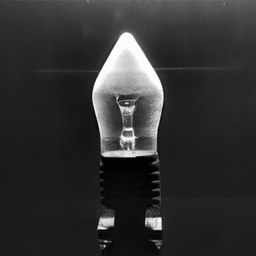
#> input picture computer-vision/script/grayscale_1.png, 256 x 256 px, shrunk from 1024 x 1024 before the run
$ jupyter execute bordas.ipynb
#> lines starting #> are read from the running program, lines starting #| are printed output that depends on the picture; after the words box and inside, x2 and y2 are one past the last pixel; in counts of white or black regions, pixels touching at a corner belong together
[cell 1]
import cv2
import numpy as np
import matplotlib.pyplot as plt

[cell 2]
def gaussian_filter(size, sigma):
    filter = np.zeros((size, size))
    center = size // 2
    sum = 0
    for i in range(size):
        for j in range(size):
            filter[i,j] = np.exp(-((i-center)**2 + (j-center)**2)/(2*sigma**2))
            sum += filter[i,j]
    filter /= sum
    return filter

[cell 3]
def convolve(image, kernel):
    m, _ = kernel.shape
    y, x = image.shape
    y = y - m + 1
    x = x - m + 1
    filtered_image = np.zeros((y,x))
    for i in range(y):
        for j in range(x):
            filtered_image[i][j] = np.sum(image[i:i+m, j:j+m]*kernel)
    return filtered_image

[cell 4]
def apply_gaussian_filter(image, size, sigma):
    kernel = gaussian_filter(size, sigma)
    return convolve(image, kernel)

[cell 5]
def calculate_gradient(image):
    sobel_x = np.array([[-1, 0, 1],
                        [-2, 0, 2],
                        [-1, 0, 1]])

    sobel_y = np.array([[-1, -2, -1],
                        [0, 0, 0],
                        [1, 2, 1]])

    grad_x = convolve(image, sobel_x)
    grad_y = convolve(image, sobel_y)

    magnitude = np.sqrt(grad_x**2 + grad_y**2)
    direction = np.arctan2(grad_y, grad_x)

    return magnitude, direction

[cell 6]
def non_max_suppression(gradient_magnitude, gradient_direction):
    angle_quantization = np.round(gradient_direction / (np.pi/4)) % 4
    M, N = gradient_magnitude.shape
    non_max_suppressed = np.zeros((M,N), dtype=np.int32)

    for i in range(1, M-1):
        for j in range(1, N-1):
            direction = angle_quantization[i, j]
            if direction == 0:
                before_pixel = gradient_magnitude[i, j-1]
                after_pixel = gradient_magnitude[i, j+1]
            elif direction == 1:
                before_pixel = gradient_magnitude[i-1, j+1]
                after_pixel = gradient_magnitude[i+1, j-1]
            elif direction == 2:
                before_pixel = gradient_magnitude[i-1, j]
                after_pixel = gradient_magnitude[i+1, j]
            elif direction == 3:
                before_pixel = gradient_magnitude[i-1, j-1]
                after_pixel = gradient_magnitude[i+1, j+1]

            if gradient_magnitude[i,j] >= before_pixel and gradient_magnitude[i,j] >= after_pixel:
                non_max_suppressed[i,j] = gradient_magnitude[i,j]

    return non_max_suppressed

[cell 7]
def double_thresholding(image, low_threshold_ratio=0.05, high_threshold_ratio=0.09):
    low_threshold = np.max(image) * low_threshold_ratio
    high_threshold = np.max(image) * high_threshold_ratio
    M, N = image.shape

    edges = np.zeros((M,N), dtype=np.int32)
    strong_edges_i, strong_edges_j = np.where(image >= high_threshold)
    edges[strong_edges_i, strong_edges_j] = 255

    weak_edges_i, weak_edges_j = np.where((image >= low_threshold) & (image < high_threshold))
    edges[weak_edges_i, weak_edges_j] = 50

    for i in range(1, M-1):
        for j in range(1, N-1):
            if edges[i,j] == 50:
                if np.max(edges[i-1:i+2, j-1:j+2]) == 255:
                    edges[i,j] = 255
                else:
                    edges[i,j] = 0

    weak_edges_i, weak_edges_j = np.where(edges == 50)
    edges[weak_edges_i, weak_edges_j] = 0

    return edges

[cell 8]
def apply_canny_edge_detection(image, low_threshold, high_threshold):
    filtered_image = apply_gaussian_filter(image, size=5, sigma=1.4)
    gradient_magnitude, gradient_direction = calculate_gradient(filtered_image)
    suppressed_image = non_max_suppression(gradient_magnitude, gradient_direction)
    edges = double_thresholding(suppressed_image, low_threshold, high_threshold)

    _, (ax1, ax2) = plt.subplots(ncols=2, figsize=(10, 5))
    ax1.imshow(image, cmap='gray')
    ax1.set_title('Imagem Original')
    ax1.axis('off')
    ax2.imshow(edges, cmap='gray')
    ax2.set_title('Bordas de Canny')
    ax2.axis('off')
    plt.savefig('canny.png', bbox_inches='tight')
    plt.show()

    return edges

[cell 9]
apply_canny_edge_detection(cv2.imread('grayscale_1.png', cv2.IMREAD_GRAYSCALE), 0.09, 0.13)
#> in gaussian_filter, `filter = np.zeros((size, size))`: filter = [[0, 0, 0, 0, 0], [0, 0, 0, 0, 0], [0, 0, 0, 0, 0], [0, 0, 0, 0, 0], [0, 0, 0, 0, 0]]
#> after the loop in gaussian_filter, `for i in range(size):`: filter = [[0.13, 0.279, 0.36, 0.279, 0.13], [0.279, 0.6, 0.775, 0.6, 0.279], [0.36, 0.775, 1, 0.775, 0.36], [0.279, 0.6, 0.775, 0.6, 0.279], [0.13, 0.279, 0.36, 0.279, 0.13]]; sum = 10.7
#> in gaussian_filter, `filter /= sum`: filter = [[0.0121, 0.0261, 0.0337, 0.0261, 0.0121], [0.0261, 0.0561, 0.0724, 0.0561, 0.0261], [0.0337, 0.0724, 0.0935, 0.0724, 0.0337], [0.0261, 0.0561, 0.0724, 0.0561, 0.0261], [0.0121, 0.0261, 0.0337, 0.0261, 0.0121]]
#> in apply_gaussian_filter, `kernel = gaussian_filter(size, sigma)`: kernel has the same summary as filter in gaussian_filter
#> in apply_canny_edge_detection, image is the input picture: shape (256, 256); min 0, max 255, mean 49.1
#> in calculate_gradient, `magnitude = np.sqrt(grad_x**2 + grad_y**2)`:
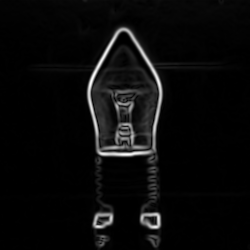
#> magnitude: shape (250, 250) float64; min 0.00869, max 487.8, mean 21; drawn with min black and max white
#> in calculate_gradient, `direction = np.arctan2(grad_y, grad_x)`:
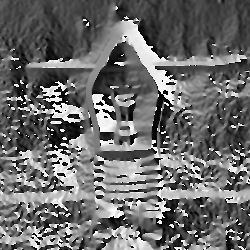
#> direction: shape (250, 250) float64; min -3.14, max 3.14, mean -0.489; drawn with min black and max white
#> in non_max_suppression, `angle_quantization = np.round(gradient_direction / (np.pi/4)) % 4`:
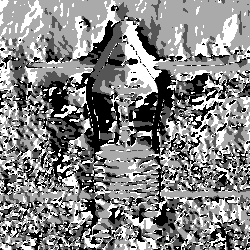
#> angle_quantization: shape (250, 250) float64; min 0, max 3, mean 1.58; drawn with min black and max white
#> after the loop in non_max_suppression, `for i in range(1, M-1):`:
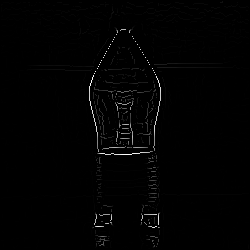
#> non_max_suppressed: shape (250, 250) int32; min 0, max 487, mean 4.6; drawn with min black and max white
#> in double_thresholding, `low_threshold = np.max(image) * low_threshold_ratio`: low_threshold = 43.83
#> in double_thresholding, `high_threshold = np.max(image) * high_threshold_ratio`: high_threshold = 63.31
#> in double_thresholding, `strong_edges_i, strong_edges_j = np.where(image >= high_threshold)`: strong_edges_i = 1107 values from 29 to 246; strong_edges_j = 1107 values, max 160 at index 112, min 89 at index 106, mean 126.2
#> in double_thresholding, `weak_edges_i, weak_edges_j = np.where((image >= low_threshold) & (imag..`: weak_edges_i = 223 values from 28 to 245; weak_edges_j = 223 values, max 177 at index 34, min 92 at index 212, mean 129.4
#> after the loop in double_thresholding, `for i in range(1, M-1):`:
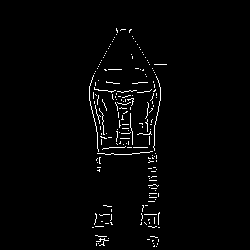
#> edges: shape (250, 250) int32; 1.9% white in thin lines or dots, all inside (x1, y1, x2, y2) = (89, 28, 167, 247)

[cell 10]
def sobel_detector(image):
    sobel_x = np.array([[-1, 0, 1],
                        [-2, 0, 2],
                        [-1, 0, 1]])
    sobel_y = np.array([[-1, -2, -1],
                        [0, 0, 0],
                        [1, 2, 1]])

    gradient_x = convolve(image, sobel_x)
    gradient_y = convolve(image, sobel_y)

    gradient_magnitude = np.sqrt(np.square(gradient_x) + np.square(gradient_y))
    gradient_magnitude *= 255.0 / np.max(gradient_magnitude)

    gradient_image = gradient_magnitude.astype(np.uint8)

    _, (ax1, ax2) = plt.subplots(ncols=2, figsize=(10, 5))
    ax1.imshow(image, cmap='gray')
    ax1.set_title('Imagem Original')
    ax1.axis('off')
    ax2.imshow(gradient_image, cmap='gray')
    ax2.set_title('Bordas de Sobel')
    ax2.axis('off')
    plt.savefig('sobel.png', bbox_inches='tight')
    plt.show()

    return gradient_image

[cell 11]
sobel_detector(cv2.imread('grayscale_1.png', cv2.IMREAD_GRAYSCALE))
#> in sobel_detector, `sobel_x = np.array([[-1, 0, 1], [-2, 0, 2], [-1, 0, 1]])`: sobel_x = [[-1, 0, 1], [-2, 0, 2], [-1, 0, 1]]
#> after the loop in convolve (call 4), `for i in range(y):`:
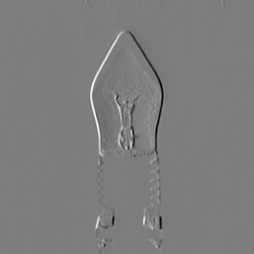
#> filtered_image: shape (254, 254) float64; min -897, max 931, mean 0.3; drawn with min black and max white
#> after the loop in convolve (call 5), `for i in range(y):`:
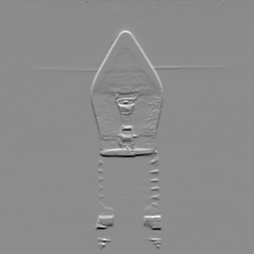
#> filtered_image: shape (254, 254) float64; min -956, max 776, mean -2; drawn with min black and max white
#> in sobel_detector, `gradient_magnitude = np.sqrt(np.square(gradient_x) + np.square(gradien..`:
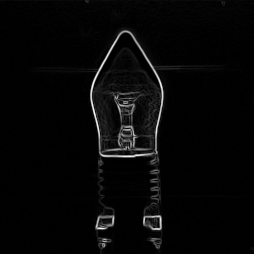
#> gradient_magnitude: shape (254, 254) float64; min 0, max 956.8, mean 26.8; drawn with min black and max white

[cell 12]
import numpy as np
import matplotlib.pyplot as plt

def frei_chen_detector(image):
    masks = [np.array([[1, np.sqrt(2), 1],
                       [0, 0, 0],
                       [-1, -np.sqrt(2), -1]]),
             np.array([[-1, 0, 1],
                       [-np.sqrt(2), 0, np.sqrt(2)],
                       [-1, 0, 1]]),
             np.array([[-1, -np.sqrt(2), -1],
                       [0, 0, 0],
                       [1, np.sqrt(2), 1]]),
             np.array([[1, 0, -1],
                       [np.sqrt(2), 0, -np.sqrt(2)],
                       [1, 0, -1]]),
             np.array([[0, 1, np.sqrt(2)],
                       [-1, 0, 1],
                       [-np.sqrt(2), -1, 0]]),
             np.array([[-np.sqrt(2), -1, 0],
                       [1, 0, -1],
                       [0, 1, np.sqrt(2)]]),
             np.array([[0, -1, -np.sqrt(2)],
                       [1, 0, -1],
                       [np.sqrt(2), 1, 0]]),
             np.array([[np.sqrt(2), 1, 0],
                       [-1, 0, -1],
                       [0, -1, -np.sqrt(2)]])
            ]
    gradient_magnitudes = []

    for mask in masks:
        gradient_magnitude = np.abs(convolve(image, mask))
        gradient_magnitudes.append(gradient_magnitude)

    min_gradient_magnitudes = np.min(gradient_magnitudes, axis=0)
    normalized_gradients = min_gradient_magnitudes / np.max(min_gradient_magnitudes)

    _, (ax1, ax2) = plt.subplots(ncols=2, figsize=(10, 5))
    ax1.imshow(image, cmap='gray')
    ax1.set_title('Imagem Original')
    ax1.axis('off')
    ax2.imshow(normalized_gradients, cmap='gray')
    ax2.set_title('Bordas de Frei-Chen')
    ax2.axis('off')
    plt.savefig('frei_chen.png', bbox_inches='tight')
    plt.show()

    return normalized_gradients

[cell 13]
frei_chen_detector(cv2.imread('grayscale_1.png', cv2.IMREAD_GRAYSCALE))
#> the loop in frei_chen_detector, `for mask in masks:` made 8 passes
#> mask on passes 1 to 8: [[1, 1.41, 1], [0, 0, 0], [-1, -1.41, -1]], [[-1, 0, 1], [-1.41, 0, 1.41], [-1, 0, 1]], [[-1, -1.41, -1], [0, 0, 0], [1, 1.41, 1]], [[1, 0, -1], [1.41, 0, -1.41], [1, 0, -1]], [[0, 1, 1.41], [-1, 0, 1], [-1.41, -1, 0]], [[-1.41, -1, 0], [1, 0, -1], [0, 1, 1.41]], [[0, -1, -1.41], [1, 0, -1], [1.41, 1, 0]], [[1.41, 1, 0], [-1, 0, -1], [0, -1, -1.41]]
#> pass 1, in frei_chen_detector, `gradient_magnitude = np.abs(convolve(image, mask))`:
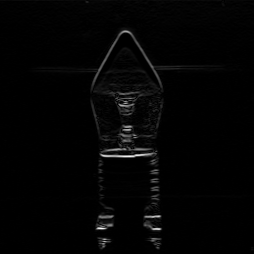
#> gradient_magnitude: shape (254, 254) float64; min 0, max 815.4, mean 13.6; drawn with min black and max white
#> after the loop in frei_chen_detector, `for mask in masks:`: gradient_magnitudes = 8 items
#> in frei_chen_detector, `min_gradient_magnitudes = np.min(gradient_magnitudes, axis=0)`:
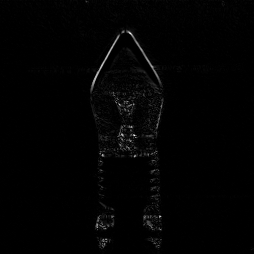
#> min_gradient_magnitudes: shape (254, 254) float64; min 0, max 325.7, mean 4; drawn with min black and max white

$ run again, with computer-vision/script/grayscale_2.png copied over computer-vision/script/grayscale_1.png
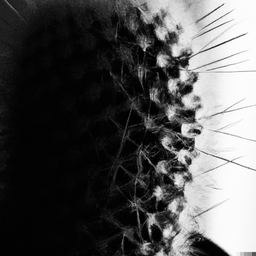
#> input picture computer-vision/script/grayscale_2.png, 256 x 256 px, shrunk from 1024 x 1024 before the run
#> in gaussian_filter, `filter = np.zeros((size, size))`: filter = [[0, 0, 0, 0, 0], [0, 0, 0, 0, 0], [0, 0, 0, 0, 0], [0, 0, 0, 0, 0], [0, 0, 0, 0, 0]]
#> after the loop in gaussian_filter, `for i in range(size):`: filter = [[0.13, 0.279, 0.36, 0.279, 0.13], [0.279, 0.6, 0.775, 0.6, 0.279], [0.36, 0.775, 1, 0.775, 0.36], [0.279, 0.6, 0.775, 0.6, 0.279], [0.13, 0.279, 0.36, 0.279, 0.13]]; sum = 10.7
#> in gaussian_filter, `filter /= sum`: filter = [[0.0121, 0.0261, 0.0337, 0.0261, 0.0121], [0.0261, 0.0561, 0.0724, 0.0561, 0.0261], [0.0337, 0.0724, 0.0935, 0.0724, 0.0337], [0.0261, 0.0561, 0.0724, 0.0561, 0.0261], [0.0121, 0.0261, 0.0337, 0.0261, 0.0121]]
#> kernel has the same summary as filter in gaussian_filter
#> in apply_canny_edge_detection, image is the input picture: shape (256, 256); min 0, max 255, mean 81
#> low_threshold = 43.65
#> high_threshold = 63.05
#> strong_edges_i = 2782 values from 1 to 248; strong_edges_j = 2782 values, max 248 at index 817, min 3 at index 0, mean 171.7
#> in double_thresholding, `weak_edges_i, weak_edges_j = np.where((image >= low_threshold) & (imag..`: weak_edges_i = 662 values from 1 to 248; weak_edges_j = 662 values, max 248 at index 328, min 95 at index 51, mean 164.6
#> after the loop in double_thresholding, `for i in range(1, M-1):`:
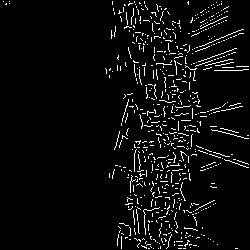
#> edges: shape (250, 250) int32; 4.9% white in thin lines or dots
#> sobel_x = [[-1, 0, 1], [-2, 0, 2], [-1, 0, 1]]
#> the loop in frei_chen_detector, `for mask in masks:` made 8 passes
#> mask on passes 1 to 8: [[1, 1.41, 1], [0, 0, 0], [-1, -1.41, -1]], [[-1, 0, 1], [-1.41, 0, 1.41], [-1, 0, 1]], [[-1, -1.41, -1], [0, 0, 0], [1, 1.41, 1]], [[1, 0, -1], [1.41, 0, -1.41], [1, 0, -1]], [[0, 1, 1.41], [-1, 0, 1], [-1.41, -1, 0]], [[-1.41, -1, 0], [1, 0, -1], [0, 1, 1.41]], [[0, -1, -1.41], [1, 0, -1], [1.41, 1, 0]], [[1.41, 1, 0], [-1, 0, -1], [0, -1, -1.41]]
#> after the loop in frei_chen_detector, `for mask in masks:`: gradient_magnitudes = 8 items
#> in frei_chen_detector, `min_gradient_magnitudes = np.min(gradient_magnitudes, axis=0)`:
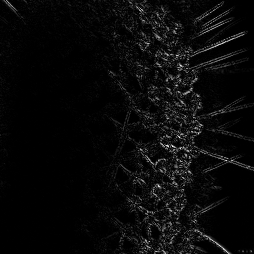
#> min_gradient_magnitudes: shape (254, 254) float64; min 0, max 261.9, mean 10; drawn with min black and max white

$ run again, with computer-vision/script/grayscale_3.png copied over computer-vision/script/grayscale_1.png
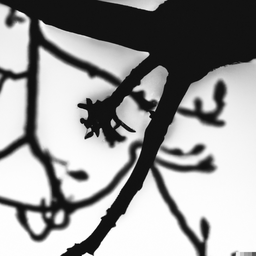
#> input picture computer-vision/script/grayscale_3.png, 256 x 256 px, shrunk from 1024 x 1024 before the run
#> in gaussian_filter, `filter = np.zeros((size, size))`: filter = [[0, 0, 0, 0, 0], [0, 0, 0, 0, 0], [0, 0, 0, 0, 0], [0, 0, 0, 0, 0], [0, 0, 0, 0, 0]]
#> after the loop in gaussian_filter, `for i in range(size):`: filter = [[0.13, 0.279, 0.36, 0.279, 0.13], [0.279, 0.6, 0.775, 0.6, 0.279], [0.36, 0.775, 1, 0.775, 0.36], [0.279, 0.6, 0.775, 0.6, 0.279], [0.13, 0.279, 0.36, 0.279, 0.13]]; sum = 10.7
#> in gaussian_filter, `filter /= sum`: filter = [[0.0121, 0.0261, 0.0337, 0.0261, 0.0121], [0.0261, 0.0561, 0.0724, 0.0561, 0.0261], [0.0337, 0.0724, 0.0935, 0.0724, 0.0337], [0.0261, 0.0561, 0.0724, 0.0561, 0.0261], [0.0121, 0.0261, 0.0337, 0.0261, 0.0121]]
#> kernel has the same summary as filter in gaussian_filter
#> in apply_canny_edge_detection, image is the input picture: shape (256, 256); min 0, max 255, mean 152.1
#> low_threshold = 47.79
#> high_threshold = 69.03
#> strong_edges_i = 2540 values from 1 to 248; strong_edges_j = 2540 values, max 246 at index 351, min 1 at index 6, mean 105.9
#> in double_thresholding, `weak_edges_i, weak_edges_j = np.where((image >= low_threshold) & (imag..`: weak_edges_i = 92 values from 15 to 248; weak_edges_j = 92 values, max 236 at index 91, min 1 at index 2, mean 119.1
#> sobel_x = [[-1, 0, 1], [-2, 0, 2], [-1, 0, 1]]
#> the loop in frei_chen_detector, `for mask in masks:` made 8 passes
#> mask on passes 1 to 8: [[1, 1.41, 1], [0, 0, 0], [-1, -1.41, -1]], [[-1, 0, 1], [-1.41, 0, 1.41], [-1, 0, 1]], [[-1, -1.41, -1], [0, 0, 0], [1, 1.41, 1]], [[1, 0, -1], [1.41, 0, -1.41], [1, 0, -1]], [[0, 1, 1.41], [-1, 0, 1], [-1.41, -1, 0]], [[-1.41, -1, 0], [1, 0, -1], [0, 1, 1.41]], [[0, -1, -1.41], [1, 0, -1], [1.41, 1, 0]], [[1.41, 1, 0], [-1, 0, -1], [0, -1, -1.41]]
#> after the loop in frei_chen_detector, `for mask in masks:`: gradient_magnitudes = 8 items
#> in frei_chen_detector, `min_gradient_magnitudes = np.min(gradient_magnitudes, axis=0)`:
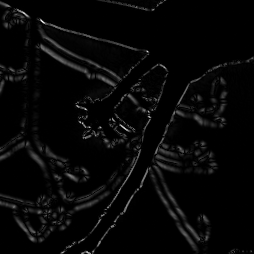
#> min_gradient_magnitudes: shape (254, 254) float64; min 0, max 483.5, mean 14.3; drawn with min black and max white
